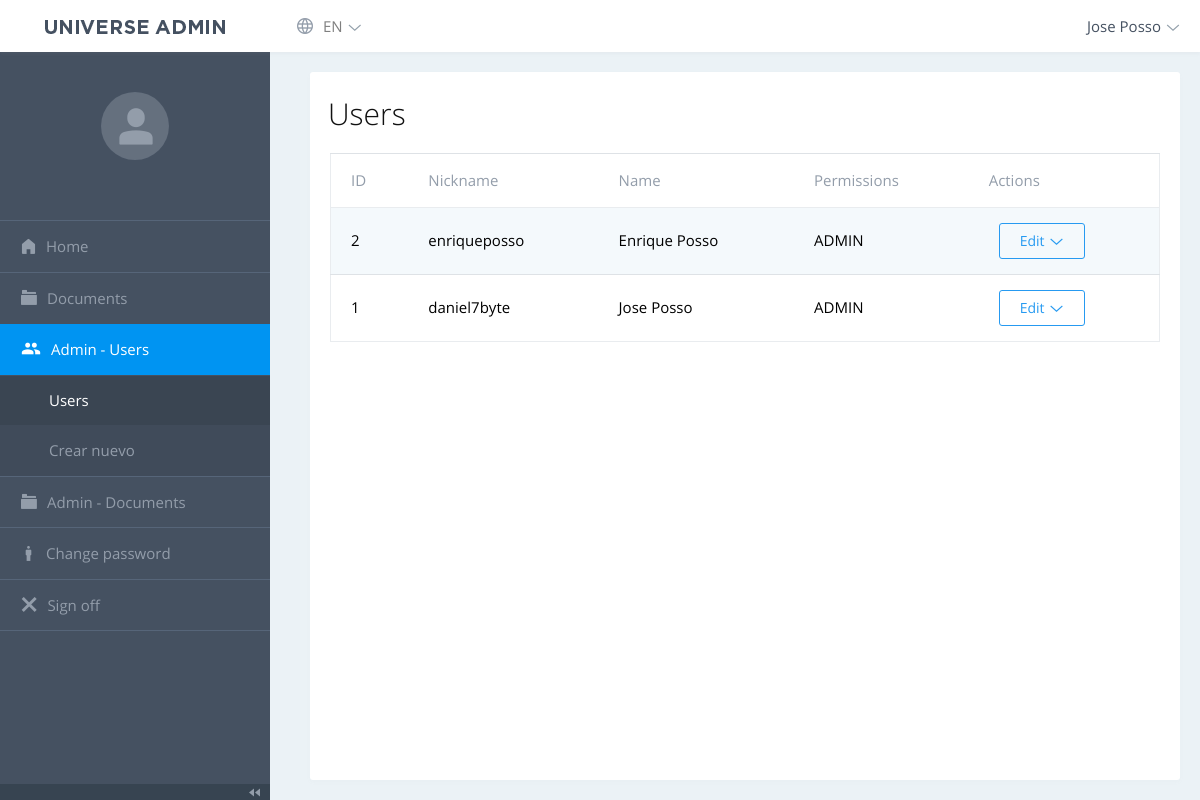
Page /php/dashboard/users.php (signed in) on the committed database.
### tables this page shows
CREATE TABLE IF NOT EXISTS `users` (
  `id` int(11) NOT NULL AUTO_INCREMENT,
  `nick` varchar(50) NOT NULL,
  `password` text NOT NULL,
  `full_name` varchar(50) NOT NULL,
  `role` enum('ADMIN','USER','EDITOR') NOT NULL,
  PRIMARY KEY (`id`),
  UNIQUE KEY `nick` (`nick`)
);

### php/dashboard/users.php (the view, shortened to what this page needs)
<!DOCTYPE html>
<html lang="es">
<head>
<link rel="stylesheet" href="vendor/datatables/datatables.min.css">
    <link rel="stylesheet" href="fonts/open-sans/style.min.css">
<link rel="stylesheet" href="fonts/universe-admin/style.css">
<link rel="stylesheet" href="fonts/mdi/css/materialdesignicons.min.css">
<link rel="stylesheet" href="fonts/iconfont/style.css">
<link rel="stylesheet" href="vendor/flatpickr/flatpickr.min.css">
<link rel="stylesheet" href="vendor/simplebar/simplebar.css">
<link rel="stylesheet" href="vendor/tagify/tagify.css">
<link rel="stylesheet" href="vendor/tippyjs/tippy.css">
<link rel="stylesheet" href="vendor/select2/css/select2.min.css">
<link rel="stylesheet" href="vendor/bootstrap/css/bootstrap.min.css">
<link rel="stylesheet" href="css/style.min.css" id="stylesheet">
</head>
<body class="js-loading ">
  <div class="navbar navbar-light navbar-expand-lg">
    <?php include("navbar.php"); ?>
  </div>
  <div class="page-wrap">
    <div class="sidebar">
      <?php include("menu.php"); ?>
    </div>
    <div class="page-content">
      <div class="container-fluid container-fh l-2column">
        <div class="m-content">
          <div class="page-content__header">
            <div>
              <h2 class="page-content__header-heading"><?=USERS?></h2>
            </div>
          </div>
          <div class="m-datatable">
            <table id="datatable" class="table table-striped">
              <thead>
              <tr>
                <th>ID</th>
                <th><?=Nick?></th>
                <th><?=Name?></th>
                <th><?=Permissions?></th>
                <th><?=Actions?></th>
              </tr>
              </thead>
              <tbody>
                <?php
                  require_once("config/connection.php");
                  $query = $mysql->prepare("SELECT * FROM users ORDER BY id DESC");
                  $query->execute();
                  $result = $query->fetchAll();
                  foreach ($result as $row):
                ?>
                <tr>
                  <td><?=$row['id']?></td>
                  <td><?=$row['nick']?></td>
                  <td><?=$row['full_name']?></td>
                  <td><?=$row['role']?></td>
                  <td>
                    <div class="dropdown card-widget-d__dropdown">
                      <button class="btn btn-outline-info dropdown-toggle card-widget-d__control" type="button" data-toggle="dropdown">
                        <?=Edit?>
                      </button>
                    </div>
                  </td>
                </tr>
                <?php endforeach; ?>
              </tbody>
            </table>
          </div>
        </div>
      </div>
    </div>
  </div>
</body>
</html>

### rows in the picture
users: id "2", nick "enriqueposso", full_name "Enrique Posso", role "ADMIN"
users: id "1", nick "daniel7byte", full_name "Jose Posso", role "ADMIN"

### other values in the picture
LANG "EN"
$_SESSION['full_name'] "Jose Posso"
HOME "Home"
DOCUMENTS "Documents"
USERS "Users"
ChangePassword "Change password"
SignOff "Sign off"
Nick "Nickname"
Name "Name"
Permissions "Permissions"
Actions "Actions"
